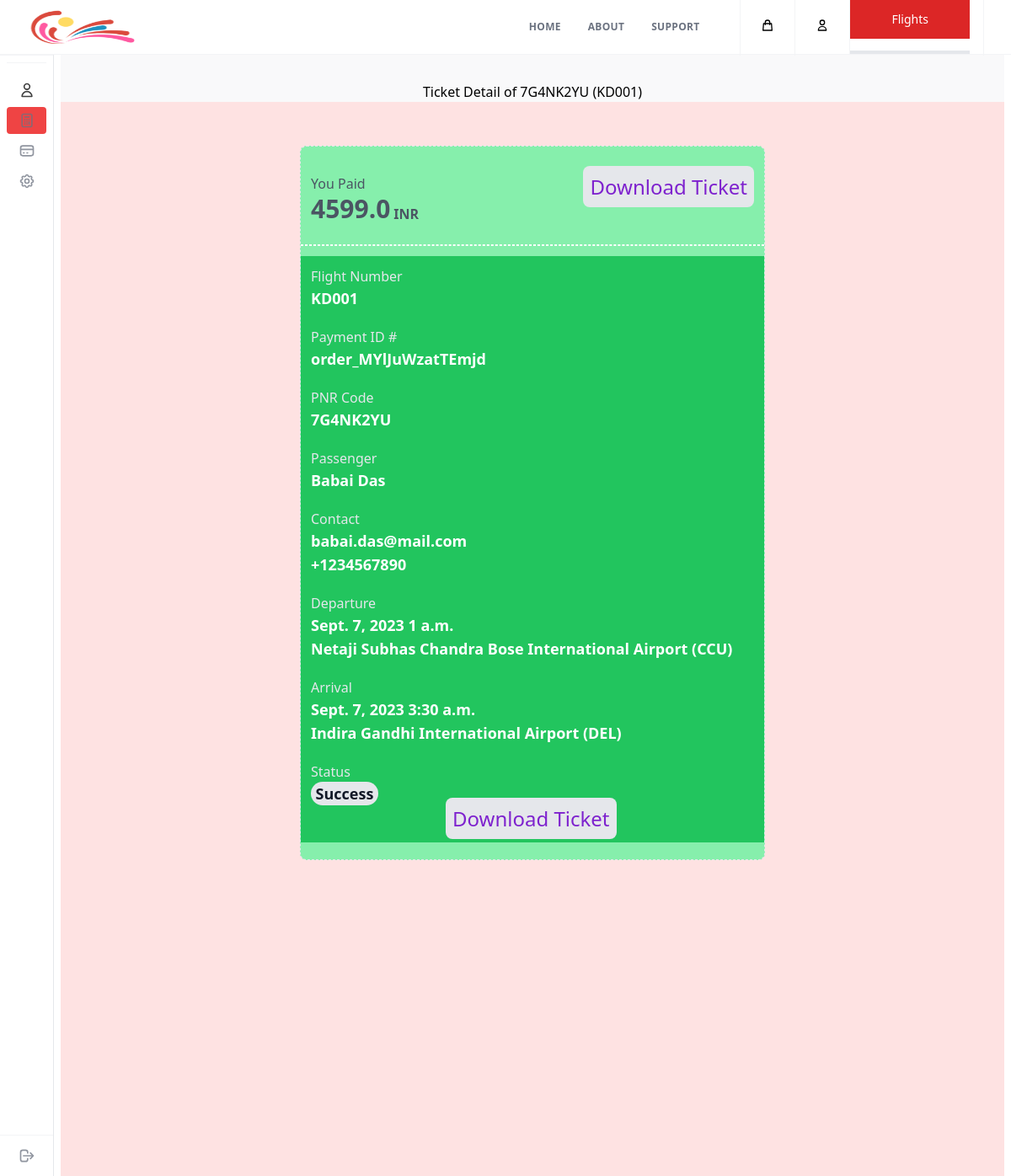
Page /bookings/fa1c78272f7040cda6413772fabf70a9/ (signed in) on the committed database.
### core/models.py (models this page shows, shortened)
class BaseModel(models.Model):
    uid = models.UUIDField(primary_key = True, default = uuid.uuid4)
    created_at = models.DateTimeField(auto_now_add= True)
    updated_at = models.DateTimeField(auto_now= True)
    class Meta:
        abstract = True

class Booking(BaseModel):
    profile = models.ForeignKey(Profile, on_delete=models.CASCADE, related_name="booking_user")
    flight = models.ForeignKey(Flight, models.CASCADE, related_name="flight_booking")
    person_name = models.CharField(max_length=50)
    gender = models.CharField(max_length=8)
    passport_number = models.CharField(max_length=8)
    citizenship = models.CharField(max_length=16)
    mobile_number = models.CharField(max_length=15)
    email = models.EmailField(max_length=25, null=True, blank=True)
    pnr_code = models.CharField(default=get_random_string(8).upper(), unique=True, max_length=8)
    seat_type = models.CharField(max_length=8)
    fare_amount = models.FloatField(null=True, blank=True)
    fare = models.ForeignKey(Fare, on_delete=models.CASCADE, related_name="fare_boooking", null=True, blank=True)
    def __str__(self) -> str:
        return self.pnr_code + " (" + self.flight.flight_number + ")"

class Flight(BaseModel):
    flight_number = models.CharField(max_length=6)
    origin_airport = models.ForeignKey(Airport, on_delete=models.CASCADE, related_name="flight_origin")
    destination_airport = models.ForeignKey(Airport, on_delete=models.CASCADE, related_name="flight_destination")
    departure_date = models.DateField()
    departure_time = models.TimeField()
    arrival_date = models.DateField()
    arrival_time = models.TimeField()
    def __str__(self) -> str:
        return self.flight_number

class Payment(models.Model):
    payment_id = models.CharField(default=get_random_string(10), unique=True, max_length=32)
    profile = models.ForeignKey(Profile, on_delete=models.CASCADE, related_name="payment_user")
    booking = models.ForeignKey(Booking, on_delete=models.CASCADE, related_name="payment_booking")
    flight = models.ForeignKey(Flight, models.CASCADE, related_name="payment_flight")
    amount = models.FloatField()
    status = models.BooleanField(default=False)
    created_at = models.DateTimeField(auto_now_add= True)
    updated_at = models.DateTimeField(auto_now= True)

class Airport(BaseModel):
    airport_name = models.CharField(max_length=200)
    airport_city = models.CharField(max_length=50)
    airport_country = models.CharField(max_length=16)
    iata_code = models.CharField(max_length=3)
    icao_code = models.CharField(max_length=4)
    airport_type = models.CharField(max_length=14, null=True, blank=True)
    def __str__(self) -> str:
        return self.airport_name + " (" + self.iata_code + ")"

### core/views.py (the view)
# urls.py: path('bookings/<str:booking_id>/', views.booking_details, name="booking_details"),
@login_required(login_url="/login")
def booking_details(request, booking_id):
    try:
        if Booking.objects.filter(uid=booking_id, profile=request.user.userprofile).exists():
            booking = Booking.objects.get(uid=booking_id, profile=request.user.userprofile)
            context = {
                "booking" : booking,
                "payment" : Payment.objects.get(booking=booking),
                "page_title" : "Ticket Detail | Luua",
                "tab_id" : "tickets"
            }
            return render(request, "booking/tickets/booking-details.html", context)
        logger.info(msg="Booking doesn't belong to user")
        return Http404()
    except Exception as err:
        logger.error(err)

### template/booking/tickets/booking-details.html (shortened to what this page needs)
{% include 'booking/sections/header.html' %}
{% load static %}
</head>
<body>
    {% include 'booking/sections/nav-bar.html' %}
    <div class="min-h-screen flex">
        {% include 'booking/sections/side-bar.html' %}
        <main class="flex-1 min-w-0 px-2">
            <section class="h-screen bg-gray-100/50 pt-8">
                <h1 class="text-center">Ticket Detail of {{booking}}</h1>
                <div class="py-10 h-screen bg-red-100 px-2" >
                    <div class="max-w-md mx-auto rounded-lg overflow-hidden md:max-w-xl">
                        <div class="md:flex">
                            <div class="w-full p-3">
                                <div class="border rounded-lg border-dashed py-5 border-3 bg-green-300">
                                    <div class="p-3 bg-green-300">
                                        <h5 class="text-gray-600">
                                            {% if payment.status %}
                                                You Paid
                                                <div class="pl-20 ml-20 text-end inline" style="float: right;">
                                                    <a href="/tickets/{{payment.booking.uid}}/" class="hover:bg-blue-200 text-center rounded-lg text-purple-700 text-2xl bg-gray-200 p-2">
                                                        Download Ticket
                                                    </a>
                                                </div>
                                            {% else %}
                                                Flight Fare
                                            {% endif %}
                                        </h5>
                                        <div class="flex flex-row items-end">
                                            <span class="text-gray-600 text-3xl font-bold">{{payment.amount}} </span>
                                            <span class="mt-2 text-gray-600 font-bold pl-1"> INR</span>
                                        </div>
                                    </div>
                                    <div class="flex w-full mt-3 mb-3">
                                        <span class="border border-dashed w-full border-white"></span>
                                    </div>
                                    <div {% if payment.status %} class="p-3 space-y-5 bg-green-500" {% else %} class="p-3 space-y-5 bg-red-500" {% endif %} >
                                        <div class="flex flex-col">
                                            <span class="text-gray-200">Flight Number</span>
                                            <span class="text-white text-lg font-bold">{{booking.flight}}</span>
                                        </div>
                                        <div class="flex flex-col">
                                            <span class="text-gray-200">Payment ID #</span>
                                            <span class="text-white text-lg font-bold">{{payment.payment_id}}</span>
                                        </div>
                                        <div class="flex flex-col">
                                            <span class="text-gray-200">PNR Code</span>
                                            <span class="text-white text-lg font-bold">{{booking.pnr_code}}</span>
                                        </div>
                                        <div class="flex flex-col">
                                            <span class="text-gray-200">Passenger</span>
                                            <span class="text-white text-lg font-bold">{{booking.person_name}}</span>
                                        </div>
                                        <div class="flex flex-col">
                                            <span class="text-gray-200">Contact</span>
                                            <span class="text-white text-lg font-bold">
                                                {{booking.email}} <br> {{payment.booking.mobile_number}}
                                            </span>
                                        </div>
                                        <div class="flex flex-col">
                                            <span class="text-gray-200">Departure</span>
                                            <span class="text-white text-lg font-bold">
                                                {{booking.flight.departure_date }} {{booking.flight.departure_time }} <br> {{booking.flight.origin_airport}}
                                            </span>
                                        </div>
                                        <div class="flex flex-col">
                                            <span class="text-gray-200">Arrival</span>
                                            <span class="text-white text-lg font-bold">
                                                {{booking.flight.arrival_date }} {{booking.flight.arrival_time }} <br> {{booking.flight.destination_airport}}
                                            </span>
                                        </div>
                                        <div class="flex flex-col">
                                            <span class="text-gray-200">Status</span>
                                            {% if payment.status %}
                                                <span class="text-gray-900 w-20 text-center bg-gray-200 rounded-full text-lg font-bold"> Success </span>
                                                <div class="pl-20 ml-20">
                                                    <a href="/tickets/{{payment.booking.uid}}/"
                                                        class="hover:bg-blue-200 text-center rounded-lg text-purple-700 text-2xl bg-gray-200 p-2"> Download Ticket</a>
                                                </div>
                                            {% else %}
                                                <span class="text-gray-900 w-20 text-center bg-gray-200 rounded-full text-lg font-bold"> Failed </span>
                                            {% endif %}
                                        </div>
                                    </div>
                                </div>
                            </div>
                        </div>
                    </div>
                </div>
            </section>
            <br><br>
        </main>
    </div>
    {% include 'booking/sections/footer.html' %}

### rows in the picture
Booking: pnr_code+flight "7G4NK2YU (KD001)", flight "KD001", pnr_code "7G4NK2YU", person_name "Babai Das", email "babai.das@mail.com", flight.departure_date "Sept. 7, 2023", flight.departure_time "1 a.m.", flight.origin_airport "Netaji Subhas Chandra Bose International Airport (CCU)", flight.arrival_date "Sept. 7, 2023", flight.arrival_time "3:30 a.m.", flight.destination_airport "Indira Gandhi International Airport (DEL)"
Payment: amount "4599.0", payment_id "order_MYlJuWzatTEmjd", booking.mobile_number "+1234567890"
